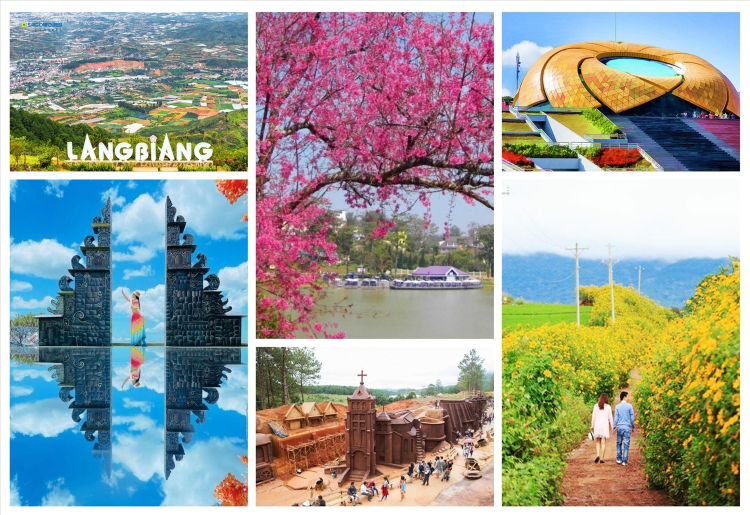
#> input picture tuan7/exercise/dalat.jpg, 1500 x 1029 px (shown at 1/2 size)
$ jupyter execute Tuan7.ipynb
#> lines starting #> are read from the running program, lines starting #| are printed output that depends on the picture; after the words box and inside, x2 and y2 are one past the last pixel; in counts of white or black regions, pixels touching at a corner belong together
[cell 1]
from PIL import Image
import numpy as np
import imageio.v2 as iio
import scipy.ndimage as nd
import matplotlib.pylab as plt
from skimage.filters.thresholding import threshold_otsu

data = Image.open('./exercise/dalat.jpg').convert('L')
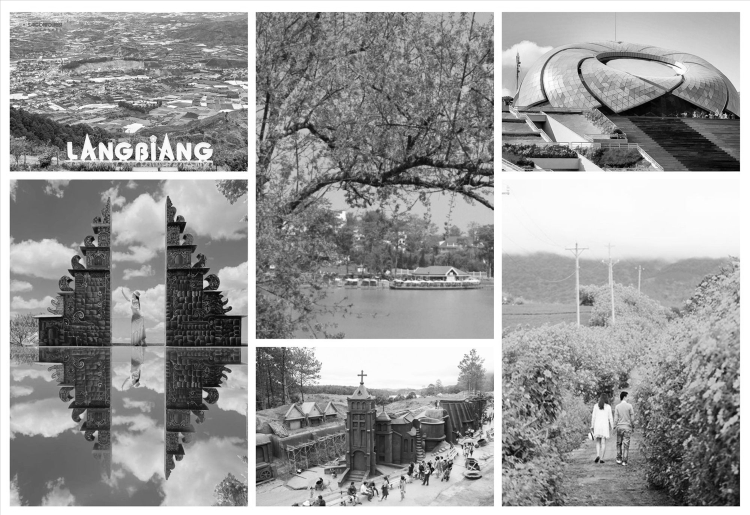
#> data: PIL image 1500x1029 L (shown at 1/2 size); min 0, max 255, mean 153.5
a = np.asarray(data)

# performing Otsu's thresholding
thres = threshold_otsu(a)
#> thres = 152

# pixels with intensity greater than threshold are kept
b = a > thres
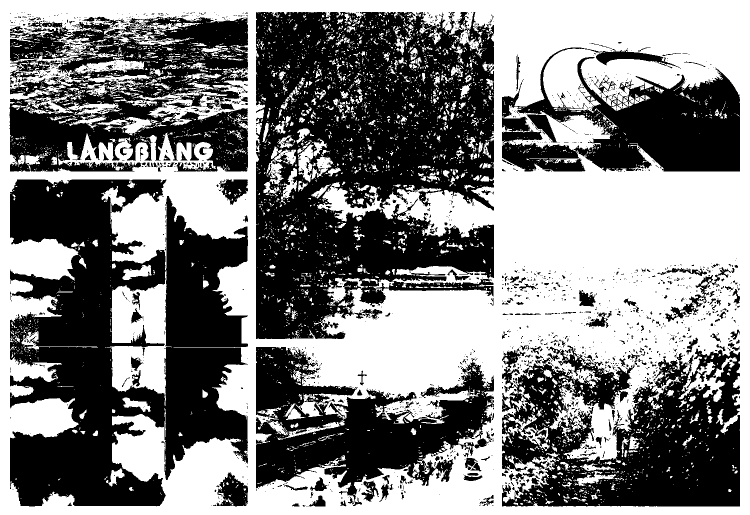
#> b: shape (1029, 1500) bool (shown at 1/2 size); 50.7% white; 2086 black regions (1828 under 20 px), largest, box (x1, y1, x2, y2) and area: (512, 24, 988, 678) 220906, (20, 359, 496, 1013) 186753, (1004, 691, 1480, 1013) 95777

b = Image.fromarray(b)

plt.imshow(b)
plt.show()

[cell 2]
from PIL import Image
import numpy as np
import matplotlib.pyplot as plt
from skimage.filters import threshold_local

# Load the image and convert to grayscale ('L' mode)
data = Image.open('./exercise/dalat.jpg').convert('L')

# Convert image to numpy array
a = np.asarray(data)

# Perform local thresholding with block size 39 and offset 10
b = threshold_local(a, block_size=39, offset=10)
#> b: shape (1029, 1500) float64

# Convert the thresholded result to a binary image (True/False)
binary_local = a > b
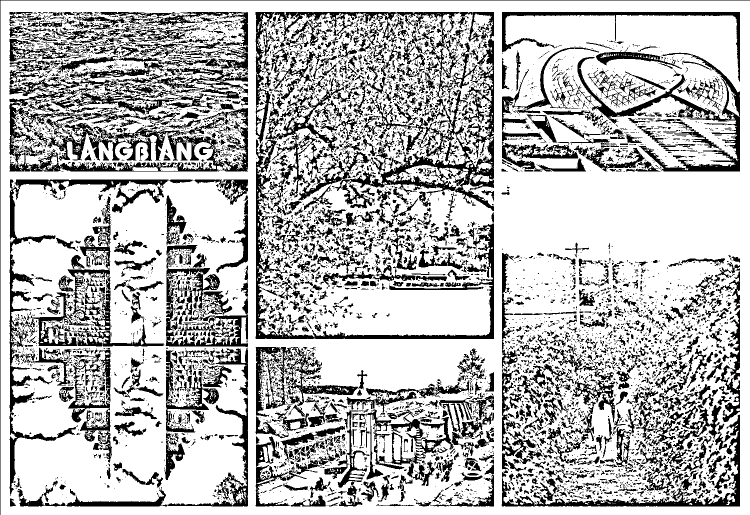
#> binary_local: shape (1029, 1500) bool (shown at 1/2 size); 72.7% white; 7082 black regions (5605 under 20 px), largest, box (x1, y1, x2, y2) and area: (670, 78, 988, 422) 16445, (19, 359, 387, 992) 16164, (511, 24, 988, 305) 14784

# Display the thresholded image
plt.imshow(binary_local, cmap='gray')
plt.axis('off')  # Hide axis
plt.show()

[cell 3]
import cv2
from PIL import Image
import numpy as np
import imageio.v2 as iio
import scipy.ndimage as nd
from scipy.ndimage import label
import matplotlib.pylab as plt
from skimage.filters import threshold_local

# Opening the image and converting it to grayscale
data = cv2.imread('./exercise/dalat.jpg')
#> data: shape (1029, 1500, 3)

# Converting image from color to grayscale
a = cv2.cvtColor(data, cv2.COLOR_BGR2GRAY)

# Thresholding the image to obtain cell pixels
thresh, b1 = cv2.threshold(a, 0, 255, cv2.THRESH_BINARY_INV + cv2.THRESH_OTSU)
#> thresh = 152

# Erosion operation is performed to remove noise
b2 = cv2.erode(b1, None, iterations=2)
#> b2: shape (1029, 1500); 30.6% white; 942 white regions (665 under 20 px), largest, box (x1, y1, x2, y2) and area: (514, 26, 986, 676) 114427, (22, 361, 329, 1011) 104445, (1172, 725, 1478, 1011) 38574

# Distance transform is performed
dist_trans = cv2.distanceTransform(b2, 2, 3)

# Thresholding the distance transform image to obtain pixels that are foreground
thresh, dt = cv2.threshold(dist_trans, 1, 255, cv2.THRESH_BINARY)
#> dt: shape (1029, 1500) float32; 25.9% white; 690 white regions (433 under 20 px), largest, box (x1, y1, x2, y2) and area: (23, 362, 328, 1010) 95181, (515, 56, 985, 675) 70384, (1179, 156, 1477, 340) 34429

# Performing labeling
labelled, ncc = label(dt)
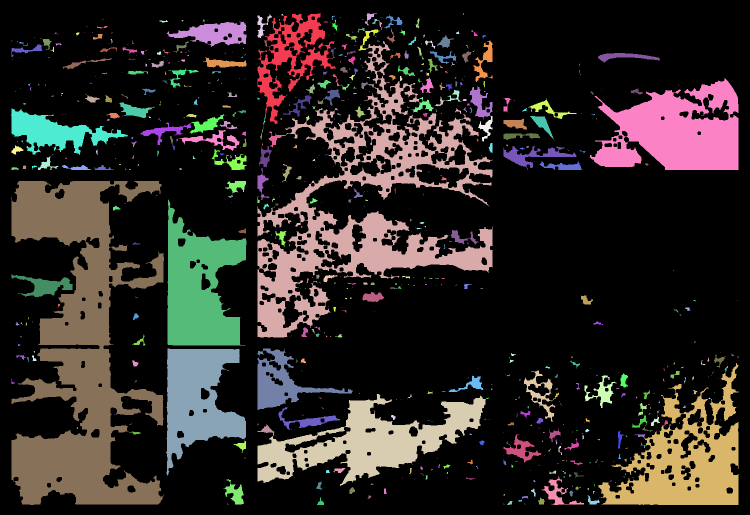
#> labelled: shape (1029, 1500) int32 (shown at 1/2 size); 871 distinct labels, from 0 to 870; one colour per label, 0 black
#> ncc = 870

# labelled is converted to 32-bit integer
labelled = labelled.astype(np.int32)

# Performing watershed
cv2.watershed(data, labelled)
b = Image.fromarray(labelled)
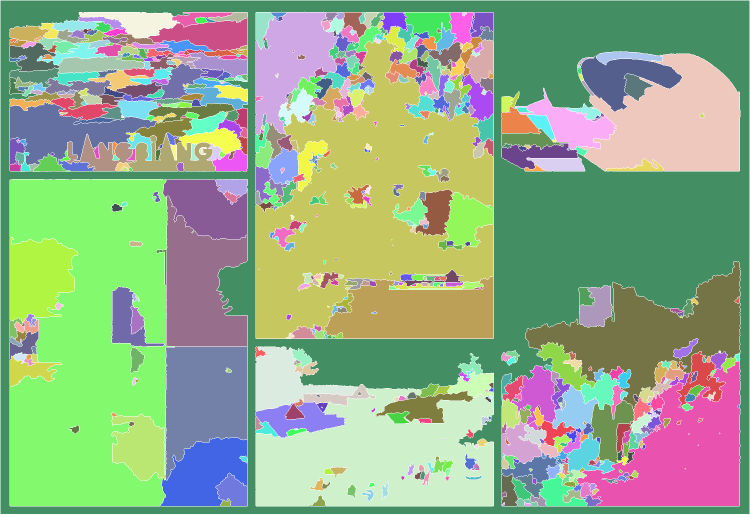
#> b: PIL image 1500x1029 I (shown at 1/2 size); 872 distinct labels, from -1 to 870; one colour per label, 0 black, -1 white

plt.imshow(b)
plt.show()

[cell 4]
import cv2
from PIL import Image
import numpy as np
import imageio.v2 as iio
import scipy.ndimage as nd
from scipy.ndimage import label
import matplotlib.pylab as plt
from skimage.filters import threshold_local

# Opening the image and converting it to grayscale
data = Image.open('./exercise/dalat.jpg').convert('L')

# Performing binary dilation
b = nd.binary_dilation(data, iterations=50)
#> b: shape (1029, 1500) bool; every value is 1

# Convert result back to image
c = Image.fromarray(b)
#> c: PIL image 1500x1029 1; every value is 1

# Show the result
c.show()
plt.imshow(c, cmap='gray')
plt.show()

[cell 5]
import cv2
from PIL import Image
import numpy as np
import imageio.v2 as iio
import scipy.ndimage as nd
from scipy.ndimage import label
import matplotlib.pylab as plt
from skimage.filters import threshold_local

# Opening the image and converting it to grayscale
data = Image.open('./exercise/dalat.jpg').convert('L')
data = np.array(data)

# Defining the structuring element
s = [[0, 1, 0],
     [1, 1, 1],
     [0, 1, 0]]

# Performing binary opening
b = nd.binary_opening(data, structure=s, iterations=25)
#> b: shape (1029, 1500) bool; 99.9% white; 8 black regions (3 under 20 px), largest, box (x1, y1, x2, y2) and area: (0, 0, 25, 25) 325, (1475, 0, 1500, 25) 325, (0, 1004, 25, 1029) 325, (1475, 1004, 1500, 1029) 325, (1495, 221, 1500, 230) 25

# Convert result back to image
c = Image.fromarray((b * 255).astype(np.uint8))

# Show results
c.show()
plt.imshow(c, cmap='gray')
plt.show()

[cell 6]
import cv2
from PIL import Image
import numpy as np
import imageio.v2 as iio
import scipy.ndimage as nd
from scipy.ndimage import label
import matplotlib.pylab as plt
from skimage.filters import threshold_local

# Opening the image and converting it to grayscale
data = Image.open('./exercise/dalat.jpg').convert('L')
data = np.array(data)

# Defining the structuring element (hình dấu cộng)
s = [[0, 1, 0],
     [1, 1, 1],
     [0, 1, 0]]

# Performing binary erosion (bào mòn các vùng trắng)
b = nd.binary_erosion(data, structure=s, iterations=50)
#> b: shape (1029, 1500) bool; 83.5% white; 3 black regions, box (x1, y1, x2, y2) and area: (0, 0, 1500, 1029) 245109, (1248, 156, 1349, 257) 5101, (428, 291, 529, 392) 5101

# Convert boolean array to image for display
c = Image.fromarray((b * 255).astype(np.uint8))

# Display the result
c.show()
plt.imshow(c, cmap='gray')
plt.show()

[cell 7]
import cv2
from PIL import Image
import numpy as np
import imageio.v2 as iio
import scipy.ndimage as nd
from scipy.ndimage import label
import matplotlib.pylab as plt
from skimage.filters import threshold_local

# Opening the image and converting it to grayscale
data = Image.open('./exercise/dalat.jpg').convert('L')
data = np.array(data)

# Defining the structuring element (dạng dấu cộng)
s = [[0, 1, 0],
     [1, 1, 1],
     [0, 1, 0]]

# Performing binary closing (giống như vá lỗ hổng nhỏ trong vùng trắng)
b = nd.binary_closing(data, structure=s, iterations=50)
#> b: shape (1029, 1500) bool; 84.3% white; 1 black region, box (x1, y1, x2, y2) and area: (0, 0, 1500, 1029) 242900

# Convert boolean array to displayable image
c = Image.fromarray((b * 255).astype(np.uint8))

# Show result
c.show()
plt.imshow(c, cmap='gray')
plt.show()

[cell 8]
import cv2
import numpy as np
import matplotlib.pyplot as plt
import os

# Đường dẫn ảnh gốc
img_path = 'exercise/dalat.jpg'  # Đảm bảo file ảnh đúng tên
img = cv2.imread(img_path, cv2.IMREAD_GRAYSCALE)
#> img: shape (1029, 1500); min 0, max 255, mean 153.5

# Kiểm tra ảnh
if img is None:
    raise FileNotFoundError("Không tìm thấy ảnh da_lat.jpg trong thư mục exercise.")

# 1. Chọn vùng LangBiang (tọa độ này chỉ là ví dụ, bạn có thể điều chỉnh)
x, y, w, h = 200, 100, 300, 200  # tọa độ (x, y), kích thước (w, h)
region = img[y:y+h, x:x+w]

# 2. Tịnh tiến vùng chọn sang phải 100px
translated_region = np.zeros_like(region)
if region.shape[1] > 100:
    translated_region[:, 100:] = region[:, :-100]

# 3. Phân ngưỡng bằng Otsu kết hợp ngưỡng 0.3 (tùy biến)
# Chuẩn hóa ảnh về [0, 1]
region_norm = translated_region / 255.0
# Áp ngưỡng 0.3
_, binary = cv2.threshold(region_norm, 0.3, 1.0, cv2.THRESH_BINARY)
#> binary: shape (200, 300) float64; values 0 (black) and 1 (white), 64.1% white; 284 black regions (275 under 20 px), largest, box (x1, y1, x2, y2) and area: (0, 0, 128, 200) 20282, (137, 104, 190, 127) 307, (276, 153, 297, 169) 81

# 4. Chuyển về ảnh 8-bit và lưu
binary_uint8 = (binary * 255).astype(np.uint8)
save_path = 'lang_biang.jpg'
cv2.imwrite(save_path, binary_uint8)

# 5. Hiển thị ảnh
plt.imshow(binary_uint8, cmap='gray')
plt.title("LangBiang đã xử lý")
plt.axis('off')
plt.show()

[cell 9]
import cv2
import numpy as np
import matplotlib.pyplot as plt

# Đọc ảnh gốc dưới dạng grayscale
img_path = 'exercise/dalat.jpg'  # Đảm bảo đúng tên ảnh
img = cv2.imread(img_path, cv2.IMREAD_GRAYSCALE)

if img is None:
    raise FileNotFoundError("Không tìm thấy ảnh dalat.jpg.")

# 1. Cắt vùng Hồ Xuân Hương (tọa độ ví dụ, cần điều chỉnh nếu khác)
x, y, w, h = 250, 250, 300, 200  # Ví dụ: tọa độ và kích thước vùng chọn
region = img[y:y+h, x:x+w]

# 2. Xoay vùng chọn quanh tâm 45 độ
center = (w // 2, h // 2)
matrix = cv2.getRotationMatrix2D(center, 45, 1.0)
rotated = cv2.warpAffine(region, matrix, (w, h), flags=cv2.INTER_LINEAR)

# 3. Áp dụng Adaptive Thresholding (với giá trị ngưỡng 60 là C)
adaptive = cv2.adaptiveThreshold(
    rotated,
    maxValue=255,
    adaptiveMethod=cv2.ADAPTIVE_THRESH_MEAN_C,
    thresholdType=cv2.THRESH_BINARY,
    blockSize=11,  # block size lẻ > 1
    C=60  # giá trị C trong adaptive threshold
)
#> adaptive: shape (200, 300); 97.3% white; black in thin lines or dots

# 4. Lưu ảnh và hiển thị
cv2.imwrite('ho_xuan_huong.jpg', adaptive)

# Hiển thị ảnh
plt.imshow(adaptive, cmap='gray')
plt.title("Hồ Xuân Hương sau xử lý")
plt.axis('off')
plt.show()

[cell 10]
import cv2
import numpy as np
import matplotlib.pyplot as plt

# Đọc ảnh
img_path = 'exercise/dalat.jpg'
img = cv2.imread(img_path, cv2.IMREAD_GRAYSCALE)

if img is None:
    raise FileNotFoundError("Không tìm thấy ảnh da_lat.jpg.")

# 1. Chọn vùng Quảng trường Lâm Viên (tọa độ ví dụ)
x, y, w, h = 350, 150, 200, 200  # Điều chỉnh theo vị trí thật
region = img[y:y+h, x:x+w]
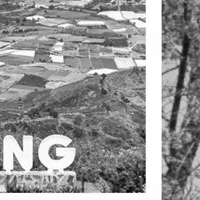
#> region: shape (200, 200); min 0, max 255, mean 148.4

# 2. Coordinate Mapping (biến đổi dạng sóng nhẹ)
rows, cols = region.shape
#> rows = 200; cols = 200
map_x = np.zeros_like(region, dtype=np.float32)
map_y = np.zeros_like(region, dtype=np.float32)

for i in range(rows):
    for j in range(cols):
        map_x[i, j] = j + 10 * np.sin(i / 20.0)
        map_y[i, j] = i
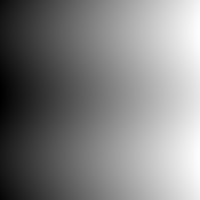
#> map_x: shape (200, 200) float32; min -10, max 209, mean 101.4; drawn with min black and max white
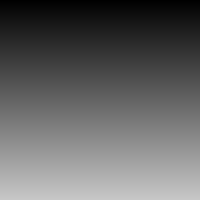
#> map_y: shape (200, 200) float32; min 0, max 199, mean 99.5

# Apply mapping
mapped = cv2.remap(region, map_x, map_y, interpolation=cv2.INTER_LINEAR)
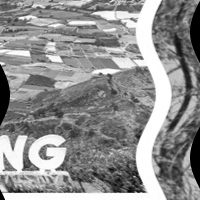
#> mapped: shape (200, 200); min 0, max 255, mean 144

# 3. Binary Closing
# Binarize ảnh bằng threshold
_, binary = cv2.threshold(mapped, 127, 255, cv2.THRESH_BINARY)
#> binary: shape (200, 200); 55.2% white; 170 black regions (136 under 20 px), largest, box (x1, y1, x2, y2) and area: (0, 64, 153, 193) 8553, (152, 0, 200, 200) 5059, (0, 0, 115, 34) 947

# Áp dụng Closing (dilate rồi erode)
kernel = cv2.getStructuringElement(cv2.MORPH_RECT, (5, 5))
closed = cv2.morphologyEx(binary, cv2.MORPH_CLOSE, kernel)
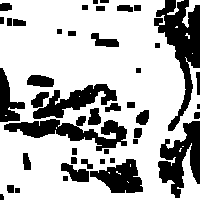
#> closed: shape (200, 200); 71% white; 44 black regions (1 under 20 px), largest, box (x1, y1, x2, y2) and area: (154, 0, 200, 131) 2433, (4, 116, 127, 151) 1762, (158, 121, 200, 198) 1722

# 4. Lưu và hiển thị
cv2.imwrite('quang_truong_lam_vien.jpg', closed)

plt.imshow(closed, cmap='gray')
plt.title("Quảng trường Lâm Viên sau xử lý")
plt.axis('off')
plt.show()

[cell 11]
import cv2
import numpy as np
import matplotlib.pyplot as plt

# --- Các hàm xử lý ---

def rotate_image(img, angle=45):
    (h, w) = img.shape[:2]
    center = (w // 2, h // 2)
    matrix = cv2.getRotationMatrix2D(center, angle, 1.0)
    return cv2.warpAffine(img, matrix, (w, h))

def scale_image(img, fx=1.5, fy=1.5):
    return cv2.resize(img, None, fx=fx, fy=fy, interpolation=cv2.INTER_LINEAR)

def shift_image(img, tx=50, ty=50):
    matrix = np.float32([[1, 0, tx], [0, 1, ty]])
    (h, w) = img.shape[:2]
    return cv2.warpAffine(img, matrix, (w, h))

def coordinate_mapping(img):
    rows, cols = img.shape
    map_x = np.zeros_like(img, dtype=np.float32)
    map_y = np.zeros_like(img, dtype=np.float32)
    for i in range(rows):
        for j in range(cols):
            map_x[i, j] = j + 10 * np.sin(i / 20.0)
            map_y[i, j] = i
    return cv2.remap(img, map_x, map_y, interpolation=cv2.INTER_LINEAR)

def adaptive_thresholding(img):
    return cv2.adaptiveThreshold(
        img, 255, cv2.ADAPTIVE_THRESH_MEAN_C,
        cv2.THRESH_BINARY, blockSize=11, C=2
    )

def binary_dilation(img):
    kernel = np.ones((5,5), np.uint8)
    return cv2.dilate(img, kernel, iterations=1)

def binary_erosion(img):
    kernel = np.ones((5,5), np.uint8)
    return cv2.erode(img, kernel, iterations=1)

def otsu_threshold(img):
    _, binary = cv2.threshold(img, 0, 255, cv2.THRESH_BINARY + cv2.THRESH_OTSU)
    return binary

# --- Chương trình chính ---

# Đọc ảnh gốc
img = cv2.imread('exercise/dalat.jpg', cv2.IMREAD_GRAYSCALE)
if img is None:
    raise FileNotFoundError("Không tìm thấy ảnh da_lat.jpg trong thư mục exercise.")

# In menu
print("=== MENU CHỌN XỬ LÝ ẢNH ===")
print("1. geometric_transformation:")
print("   a. coordinate_mapping")
print("   b. Rotate")
print("   c. Scale")
print("   d. Shift")
print("2. segment:")
print("   e. Adaptive_thresholding")
print("   f. Binary_dilation")
print("   g. Binary_erosion")
print("   h. Otsu")
print("Bạn có thể chọn 1 hoặc kết hợp 1 mục geometric + 1 mục segment (vd: b,h)")

# Nhập lựa chọn
choice = input("Nhập lựa chọn (vd: b,h): ").lower().replace(" ", "").split(",")
#> the answer given: 1

# Thực hiện xử lý
processed = img.copy()

for ch in choice:
    if ch == "a":
        processed = coordinate_mapping(processed)
    elif ch == "b":
        processed = rotate_image(processed)
    elif ch == "c":
        processed = scale_image(processed)
    elif ch == "d":
        processed = shift_image(processed)
    elif ch == "e":
        processed = adaptive_thresholding(processed)
    elif ch == "f":
        processed = binary_dilation(processed)
    elif ch == "g":
        processed = binary_erosion(processed)
    elif ch == "h":
        processed = otsu_threshold(processed)
    else:
        print(f"Lựa chọn không hợp lệ: {ch}")

# Lưu kết quả
cv2.imwrite("output_menu.jpg", processed)

# Hiển thị
plt.imshow(processed, cmap='gray')
plt.title("Kết quả xử lý ảnh")
plt.axis('off')
plt.show()
